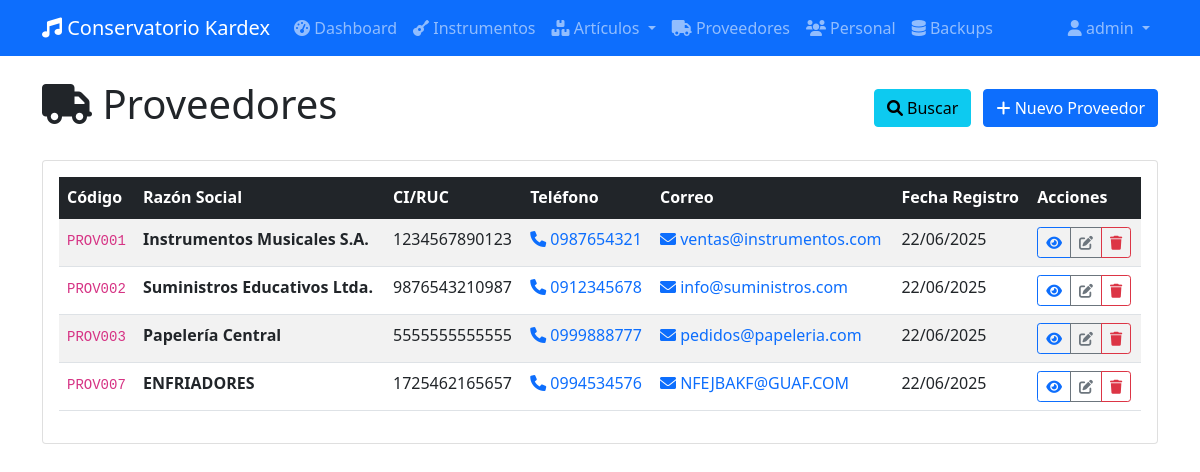
/proveedores/ (signed in), run on an earlier commit of the app's database.
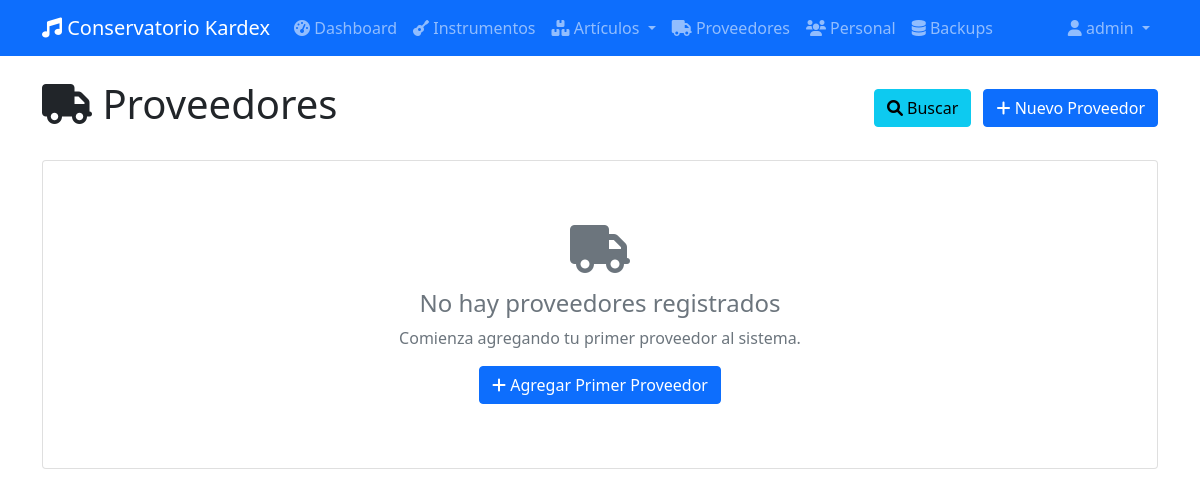
And on a later commit of the database.
### app/database/models.py (models this page shows, shortened)
class BaseModel(db.Model):
    __abstract__ = True
    id = db.Column(db.Integer, primary_key=True)
    created_at = db.Column(db.DateTime, default=datetime.utcnow)
    updated_at = db.Column(db.DateTime, default=datetime.utcnow, onupdate=datetime.utcnow)

class Proveedor(BaseModel):
    __tablename__ = 'tb_proveedores'
    p_codigo = db.Column(db.String(20), unique=True, nullable=False)
    p_razonsocial = db.Column(db.String(100), nullable=False)
    p_ci_ruc = db.Column(db.String(13), nullable=False)
    p_direccion = db.Column(db.String(200))
    p_telefono = db.Column(db.String(15))
    p_correo = db.Column(db.String(100))
    entradas = db.relationship('Entrada', backref='proveedor', lazy=True)

### app/routes/web/proveedores.py (the view)
@bp.route('/')
@login_required
def listar_proveedores():
    proveedores = proveedor_service.obtener_todos()
    return render_template('proveedores/list.html', proveedores=proveedores)

### app/database/models.py (called while the page is built)
    @property
    def username(self):
        return self.u_username

### app/database/repositories/base.py (called while the page is built)
    def get_all(self):
        return self.model.query.all()

### app/services/proveedor_service.py (called while the page is built)
    def obtener_todos(self):
        return self.repo.get_all()

### app/templates/proveedores/list.html (shortened to what the changed rows need)
{% extends "base.html" %}
{% block content %}
<div class="row">
    <div class="col-12">
        <div class="d-flex justify-content-between align-items-center mb-4">
            <h1>
                <i class="fas fa-truck"></i> Proveedores
            </h1>
        </div>
    </div>
</div>
<div class="row">
    <div class="col-12">
        <div class="card">
            <div class="card-body">
                {% if proveedores %}
                <div class="table-responsive">
                    <table class="table table-striped table-hover">
                        <thead class="table-dark">
                            <tr>
                                <th>Código</th>
                                <th>Razón Social</th>
                                <th>CI/RUC</th>
                                <th>Teléfono</th>
                                <th>Correo</th>
                                <th>Fecha Registro</th>
                                <th>Acciones</th>
                            </tr>
                        </thead>
                        <tbody>
                            {% for proveedor in proveedores %}
                            <tr>
                                <td>
                                    <code>{{ proveedor.p_codigo }}</code>
                                </td>
                                <td>
                                    <strong>{{ proveedor.p_razonsocial }}</strong>
                                </td>
                                <td>{{ proveedor.p_ci_ruc }}</td>
                                <td>
                                    {% if proveedor.p_telefono %}
                                        <a href="tel:{{ proveedor.p_telefono }}" class="text-decoration-none">
                                            <i class="fas fa-phone"></i> {{ proveedor.p_telefono }}
                                        </a>
                                    {% else %}
                                        <span class="text-muted">No registrado</span>
                                    {% endif %}
                                </td>
                                <td>
                                    {% if proveedor.p_correo %}
                                        <a href="mailto:{{ proveedor.p_correo }}" class="text-decoration-none">
                                            <i class="fas fa-envelope"></i> {{ proveedor.p_correo }}
                                        </a>
                                    {% else %}
                                        <span class="text-muted">No registrado</span>
                                    {% endif %}
                                </td>
                                <td>{{ proveedor.created_at.strftime('%d/%m/%Y') if proveedor.created_at else 'N/A' }}</td>
                                <td>
                                    <div class="btn-group btn-group-sm" role="group">
                                        <a href="{{ url_for('proveedores.detalle_proveedor', proveedor_id=proveedor.id) }}"
                                           class="btn btn-outline-primary" title="Ver detalles">
                                            <i class="fas fa-eye"></i>
                                        </a>
                                        <a href="{{ url_for('proveedores.editar_proveedor', proveedor_id=proveedor.id) }}"
                                           class="btn btn-outline-secondary" title="Editar">
                                            <i class="fas fa-edit"></i>
                                        </a>
                                        <button type="button" class="btn btn-outline-danger"
                                                onclick="confirmarEliminacion({{ proveedor.id }}, '{{ proveedor.p_razonsocial }}')"
                                                title="Eliminar">
                                            <i class="fas fa-trash"></i>
                                        </button>
                                    </div>
                                </td>
                            </tr>
                            {% endfor %}
                        </tbody>
                    </table>
                </div>
                {% else %}
                <div class="text-center py-5">
                    <i class="fas fa-truck fa-3x text-muted mb-3"></i>
                    <h4 class="text-muted">No hay proveedores registrados</h4>
                    <p class="text-muted">Comienza agregando tu primer proveedor al sistema.</p>
                    <a href="{{ url_for('proveedores.nuevo_proveedor') }}" class="btn btn-primary">
                        <i class="fas fa-plus"></i> Agregar Primer Proveedor
                    </a>
                </div>
                {% endif %}
            </div>
        </div>
    </div>
</div>
{% endblock %}

What changed in the data, as far as the page shows it:
removed Proveedor: p_codigo "PROV001", p_razonsocial "Instrumentos Musicales S.A.", p_ci_ruc "1234567890123", p_telefono "0987654321", p_correo "ventas@instrumentos.com", created_at "22/06/2025"
removed Proveedor: p_codigo "PROV002", p_razonsocial "Suministros Educativos Ltda.", p_ci_ruc "9876543210987", p_telefono "0912345678", p_correo "info@suministros.com", created_at "22/06/2025"
removed Proveedor: p_codigo "PROV003", p_razonsocial "Papelería Central", p_ci_ruc "5555555555555", p_telefono "0999888777", p_correo "pedidos@papeleria.com", created_at "22/06/2025"
removed Proveedor: p_codigo "PROV007", p_razonsocial "ENFRIADORES", p_ci_ruc "1725462165657", p_telefono "0994534576", p_correo "NFEJBAKF@GUAF.COM", created_at "22/06/2025"
Also different on the page:
text no longer shown: "Código Razón Social CI/RUC Teléfono Correo Fecha Registro Acciones"
text now shown: "No hay proveedores registrados Comienza agregando tu primer proveedor al sistema. Agregar Primer Proveedor"
